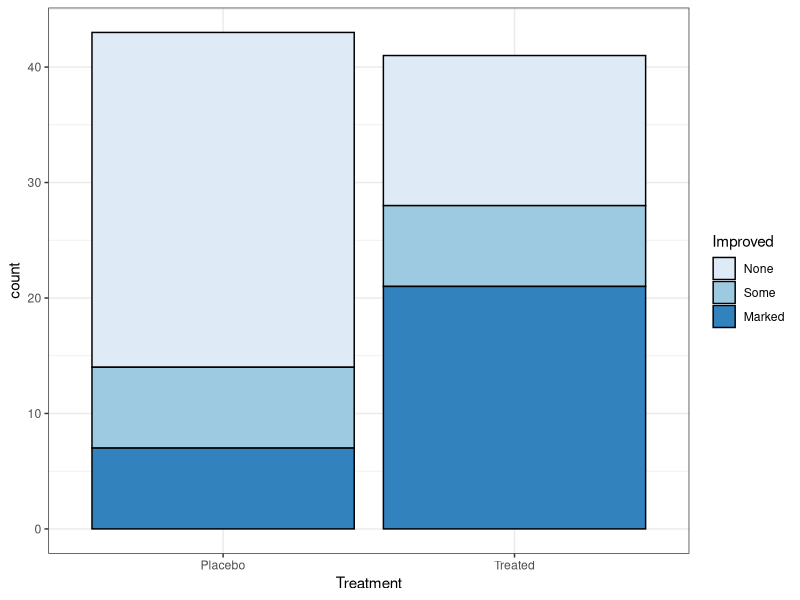
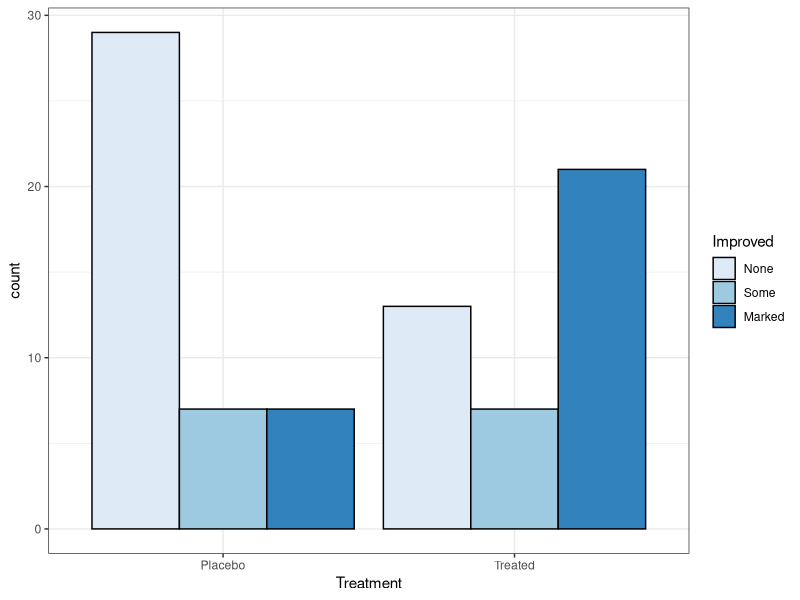

R code for these plots, in order:
# 许多数据会涉及到比例的问题，提取比例信息能使我们了解各个组成对于整体的重要性。
# 比例的构成常用条形图展示
library(ggplot2)
data(Arthritis, package = "vcd")
# 绘制出叠加条形图，是为了再一幅图中同时展示多个变量。
ggplot(Arthritis, aes(x = Treatment, fill = Improved)) + 
        geom_bar(color = "black") + 
        scale_fill_brewer() + 
        theme_bw()

# 我们可以把参数position设为dodge，将条形图并排放置
ggplot(Arthritis, aes(x = Treatment, fill = Improved)) + 
        geom_bar(color = "black", position = "dodge") + 
        scale_fill_brewer() + 
        theme_bw()